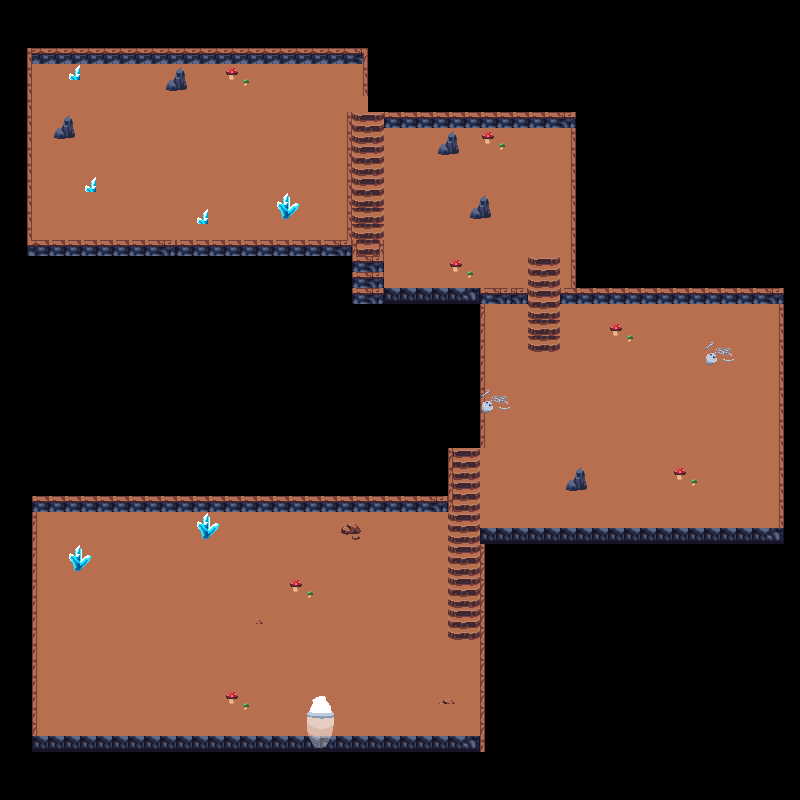

A 2D game scene composited from a Tiled map and its tileset images. What follows is a short description and the map's XML, with each tile layer's data collapsed to a summary:
An orthogonal 50x50 tile map with 16x16 px tiles, 4 tile layers (floor, stairs, walls, decoration ) and 35 objects (31x collision, exit_dungeon, spawn_dungeon, boss_path1, boss_path2).

<map version="1.5" tiledversion="1.7.2" orientation="orthogonal" renderorder="right-down" width="50" height="50" tilewidth="16" tileheight="16" infinite="0" nextlayerid="7" nextobjectid="41">
 <tileset firstgid="1" source="dungeon.tsx" />
 <layer id="1" name="floor" width="50" height="50">
  <data>[2500 cells, 1014 non-empty, 16 distinct tile ids]</data>
 </layer>
 <layer id="2" name="stairs" width="50" height="50">
  <data>[2500 cells, 54 non-empty, 4 distinct tile ids]</data>
 </layer>
 <layer id="3" name="walls" width="50" height="50">
  <data>[2500 cells, 261 non-empty, 17 distinct tile ids]</data>
 </layer>
 <layer id="4" name="decoration " width="50" height="50">
  <data>[2500 cells, 91 non-empty, 32 distinct tile ids]</data>
 </layer>
 <objectgroup id="5" name="objects">
  <object id="1" name="collision" x="27" y="48" width="341.333" height="17.3333" />
  <object id="2" name="collision" x="26" y="65" width="6" height="190.667" />
  <object id="3" name="collision" x="32.3333" y="239.333" width="319.333" height="16.6667" />
  <object id="4" name="collision" x="363" y="65.3333" width="5.33333" height="30.3333" />
  <object id="5" name="collision" x="345.667" y="113.667" width="5.33333" height="124.333" />
  <object id="6" name="collision" x="384.333" y="111.333" width="191.333" height="17.3333" />
  <object id="7" name="collision" x="571" y="129.333" width="5" height="158.333" />
  <object id="8" name="collision" x="351.667" y="257.667" width="32" height="46.3333" />
  <object id="9" name="collision" x="383.667" y="287.333" width="143.333" height="17.3333" />
  <object id="10" name="collision" x="561" y="288.333" width="223.333" height="16.3333" />
  <object id="11" name="collision" x="778.667" y="305" width="5.66667" height="238.667" />
  <object id="12" name="collision" x="480.333" y="528.333" width="298.667" height="15.3333" />
  <object id="13" name="collision" x="479.333" y="304" width="5.66667" height="143.667" />
  <object id="14" name="collision" x="447.667" y="447.333" width="4.33333" height="63.6667" />
  <object id="15" name="collision" x="480.667" y="544.667" width="4.66667" height="207.667" />
  <object id="18" name="collision" x="32" y="736.667" width="447.333" height="15.3333" />
  <object id="19" name="collision" x="31.5" y="495.5" width="6" height="240.5" />
  <object id="22" name="collision" x="38" y="496" width="409.5" height="15" />
  <object id="24" name="collision" x="64" y="544.5" width="28.5" height="29.5" />
  <object id="25" name="collision" x="192" y="514" width="30" height="26.5" />
  <object id="26" name="collision" x="340.5" y="522.5" width="22.5" height="19.5" />
  <object id="27" name="collision" x="704" y="341.5" width="33" height="25.5" />
  <object id="28" name="collision" x="565" y="469" width="22.5" height="22.5" />
  <object id="29" name="collision" x="470" y="196.5" width="22.5" height="23.5" />
  <object id="30" name="collision" x="437" y="132.5" width="23.5" height="24.5" />
  <object id="31" name="collision" x="276" y="193.5" width="23.5" height="26.5" />
  <object id="32" name="collision" x="194.5" y="208.5" width="14.5" height="15" />
  <object id="33" name="collision" x="81.5" y="177" width="14.5" height="16" />
  <object id="34" name="collision" x="66.5" y="67" width="15.5" height="14" />
  <object id="35" name="collision" x="53" y="117" width="23.5" height="24" />
  <object id="36" name="collision" x="166" y="69" width="22" height="22.5" />
  <object id="37" name="exit_dungeon" x="306.333" y="694.667" width="29" height="42.3333" />
  <object id="38" name="spawn_dungeon" x="245" y="621.333">
   <point />
  </object>
 </objectgroup>
 <objectgroup id="6" name="NPCPaths">
  <object id="39" name="boss_path1" x="96.3333" y="143.667" width="16.3333" height="16.6667" />
  <object id="40" name="boss_path2" x="287" y="145" width="17" height="16" />
 </objectgroup>
</map>
